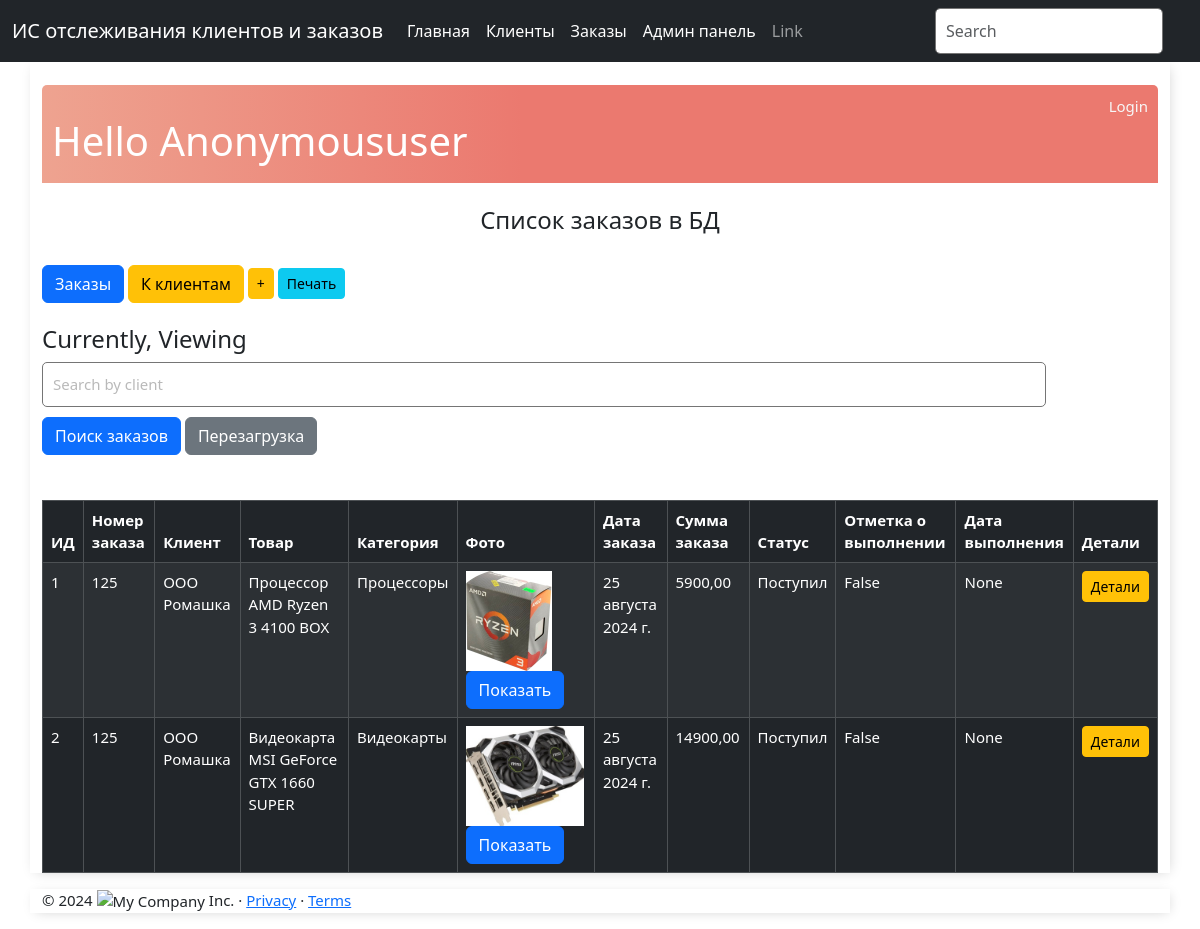
Before: /print_orders/ with the older database file.
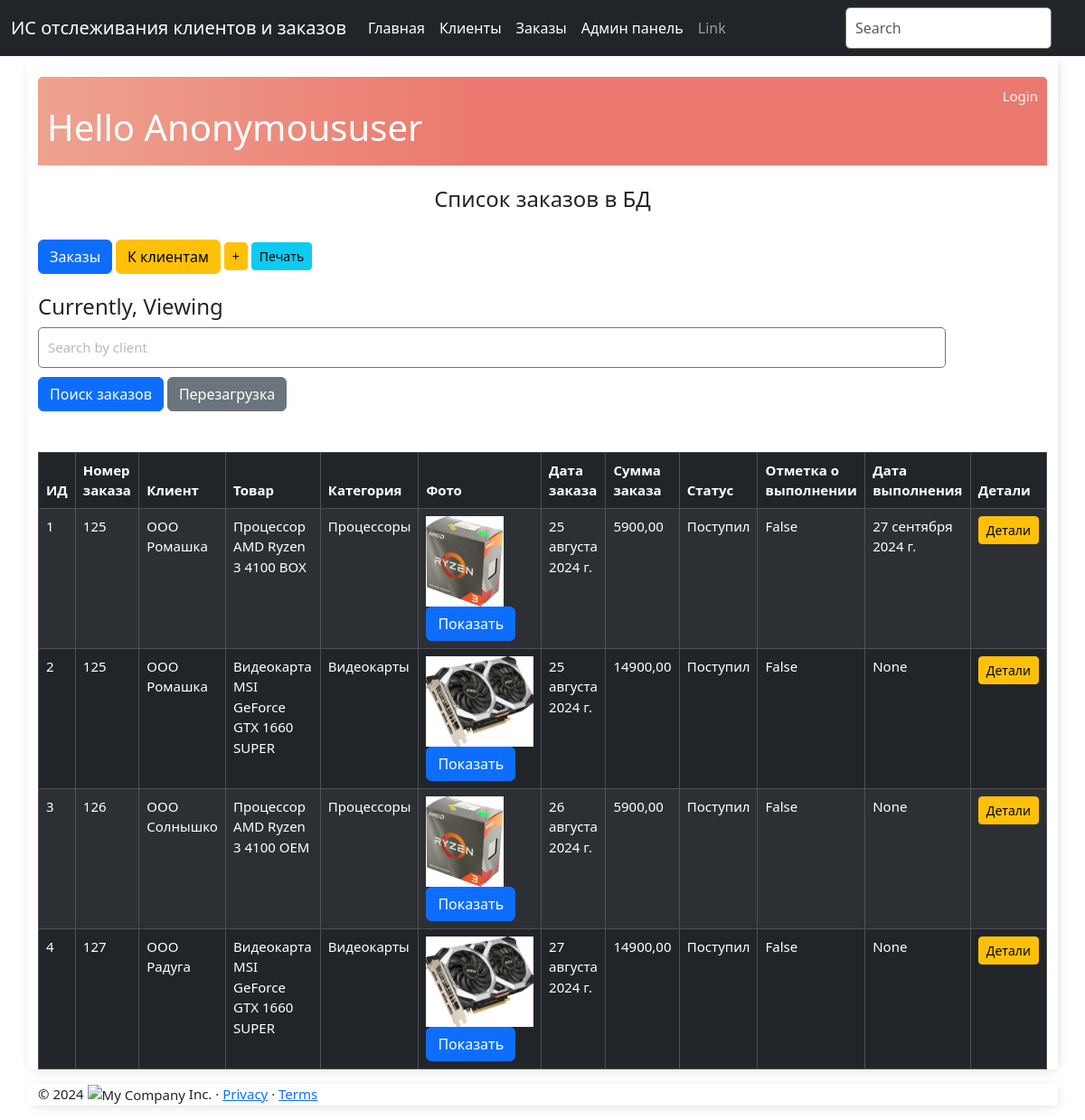
After: the same page with the newer database file.
### base_app/models.py (models this page shows, shortened)
class Order(models.Model):
    objects = None
    order_number = models.CharField(max_length=100, verbose_name='Номер заказа')
    client = models.ForeignKey(Client, on_delete=models.CASCADE, related_name='orders', verbose_name='Клиент')
    product = models.CharField(max_length=100, verbose_name="Товар")
    CATEGORY_CHOICES = [
        ('Процессоры', 'Процессоры'),
        ('Материнские платы', 'Материнские платы'),
        ('Видеокарты', 'Видеокарты'),
        ('Оперативная память', 'Оперативная память'),
        ('SSD-диски', 'SSD-диски'),
        ('HDD-диски', 'HDD-диски'),
        ('Блоки питания>', 'Блоки питания'),
    ]
    category = models.CharField(max_length=50, choices=CATEGORY_CHOICES, verbose_name='Категория')
    photo = models.ImageField(upload_to='images',
                              help_text="Введите фото",
                              verbose_name="Фото товара",
                              null=True, blank=True)
    order_date = models.DateField(verbose_name='Дата заказа')
    order_amount = models.DecimalField(verbose_name="Сумма заказа", max_digits=10, decimal_places=2)
    ORDER_STATUS_CHOICES = [
        ('Поступил', 'Поступил'),
        ('Выполняется', 'Выполняется'),
        ('Закрыт', 'Закрыт'),
    ]
    status = models.CharField(max_length=50, choices=ORDER_STATUS_CHOICES, verbose_name='Статус')
    completed = models.BooleanField(default=False, verbose_name='Заказ завершен')
    completion_date = models.DateField(null=True, blank=True, verbose_name='Дата завершения')
    class Meta:
        verbose_name = 'Заказ'
        verbose_name_plural = 'Заказы'

class Client(models.Model):
    objects = None
    name = models.CharField(max_length=100, verbose_name='Имя клиента')
    email = models.EmailField(verbose_name='Email')
    phone = models.CharField(max_length=15, verbose_name='Телефон')
    photo = models.ImageField(upload_to='images',
                              help_text="Введите фото",
                              verbose_name="Фото клиента",
                              null=True, blank=True)
    class Meta:
        verbose_name = 'Клиент'
        verbose_name_plural = 'Клиенты'

### base_app/views.py (the view)
# urls.py: path('print_orders/', views.print_orders, name='print_orders'), # печать списка заказов
def print_orders(request):
    orders = Order.objects.all()
    return render(request, 'order_list.html', {'orders': orders})

### templates/order_list.html (shortened to what this page needs)
{% extends 'base.html' %}
{% block content %}
<br>
<div class="header-bar">
    <div>
        <br>
        <h1>Hello {{ request.user|title }}</h1>
    </div>
    {% if request.user.is_authenticated %}
    <a href="{% url 'logout' %}">Logout</a>
    {% else %}
    <a href="{% url 'login' %}">Login</a>
    {% endif %}
</div>
<br>
<div class="row text-center text-dark lh-2">
    <h4>Список заказов в БД</h4>
</div>
<br>
<div class="button-group">
    <a href="{% url 'display_orders' %}" class="btn btn-primary btn-end" role="button">Заказы</a>
    <a href="{% url 'display_clients' %}" class="btn btn-warning" role="button">К клиентам</a>
    <a href="{% url 'add_order' %}" class="btn btn-warning btn-sm" role="button"> +</a>
    <a href="{% url 'print_orders' %}" class="btn btn-info btn-sm" onclick="window.print();">Печать</a>
</div>
<br>
<h4>Currently, Viewing {{ header }}</h4>
<form action="{% url 'search_orders' %}" method="GET">
    <input type="text" name="client" placeholder="Search by client">
    <div class="button-container">
        <button type="submit" class="btn btn-primary" name="button">Поиск заказов</button>
        <a href="{% url 'display_orders' %}" class="btn btn-secondary" role="button">Перезагрузка</a>
    </div>
</form><br>
<br>
{% if orders %}
    <table class="table table-dark table-hover table-striped table-bordered text-start">
            <thead>
                <tr>
                    <th>ИД</th>
                    <th>Номер заказа</th>
                    <th>Клиент</th>
                    <th>Товар</th>
                    <th>Категория</th>
                    <th>Фото</th>
                    <th>Дата заказа</th>
                    <th>Сумма заказа</th>
                    <th>Статус</th>
                    <th>Отметка о выполнении</th>
                    <th>Дата выполнения</th>
                    <th>Детали</th>
                </tr>
            </thead>
            <tbody>
                {% for order in orders %}
                    <tr>
                        <td>{{ order.pk }}</td>
                        <td>{{ order.order_number }}</td>
                        <td>{{ order.client.name }}</td>
                        <td>{{ order.product }}</td>
                        <td>{{ order.category }}</td>
                        <td>
                            {% if order.photo %}
                                <img src="{{ order.photo.url }}" alt="connect" style="max-height:100px">
                                <a href="{{ order.photo.url }}" class="btn btn-primary" target="_blank">Показать</a>
                            {% else %}
                                Фото отсутствует
                            {% endif %}
                        </td>
                        <td>{{ order.order_date }}</td>
                        <td>{{ order.order_amount }}</td>
                        <td>{{ order.status }}</td>
                        <td>{{ order.completed }}</td>
                        <td>{{ order.completion_date }}</td>
                        <td>
                            <a href="{% url 'order_detail' order.pk %}" class="btn btn-warning btn-sm" role="button"> Детали</a>
                        </td>
                    </tr>
                {% endfor %}
            </tbody>
        </table>
    {% else %}
      <p>В базе данных нет заказов </p>
    {% endif %}
{% endblock content %}

### templates/base.html (shortened to what this page needs)
<!DOCTYPE html>
<html lang="ru">
<head>
    {% load static %}
    <link rel="stylesheet" href="{% static '/css/main.css' %}">
    <link rel="stylesheet" href="{% static '/css/bootstrap.min.css' %}">
</head>
<body>
    <nav class="navbar navbar-expand navbar-dark bg-dark" aria-label="Second navbar example">
        <div class="container-fluid">
          <a class="navbar-brand" href="#">ИС отслеживания клиентов и заказов</a>
          <div class="collapse navbar-collapse" id="navbarsExample02">
            <ul class="navbar-nav me-auto">
              <li class="nav-item">
                <a class="nav-link active" aria-current="page" href="{% url 'index' %}">Главная</a>
              </li>
              <li class="nav-item">
                <a class="nav-link active" aria-current="page" href="{% url 'client_list' %}">Клиенты</a>
              </li>
              <li class="nav-item">
                <a class="nav-link active" aria-current="page" href="{% url 'order_list' %}">Заказы</a>
              </li>
              <li class="nav-item">
                 <a class="nav-link active" aria-current="page" href="{% url 'admin:index' %}">Админ панель</a>
              </li>
              <li class="nav-item">
                <a class="nav-link" href="#">Link</a>
              </li>
            </ul>
            <form>
              <input class="form-control" type="text" placeholder="Search" aria-label="Search">
            </form>
          </div>
        </div>
      </nav>
      <div class="container">
        {% block content %}
        {% endblock content %}
      </div>
    <footer class="container">
        <p>© 2024 <img src="{% static 'images/logo.jpg' %}" alt="My Company" width="100px" height="100px"> Inc. · <a href="#">Privacy</a> · <a href="#">Terms</a></p>
     </footer>
</body>
</html>

### static/css/main.css (style rules this page uses)
body { background: #FAFAFA; font-family: 'Roboto', sans-serif; }
.container { max-width: 550px; font-size: 15px; margin: auto; background: #ffff; -webkit-box-shadow: 2px 2px 13px -4px rgba(0, 0, 0, 0.21); box-shadow: 2px 2px 13px -4px rgba(0, 0, 0, 0.21); }
input { outline: none; border: none; }
.header-bar { display: flex; justify-content: space-between; color: #fff; padding: 10px; border-radius: 5px 5px 0 0; background: linear-gradient(90deg, #EEA390 0%, #EB796F 43%, #EB796F 100%); }
.header-bar a { color: rgb(247, 247, 247); text-decoration: none; }
input[type=text], input[type=password], textarea { border: 1px solid #757575; border-radius: 5px; padding: 10px; width: 90%; }
::placeholder { font-weight: 300; opacity: 0.5; }
.button-container { margin-top: 10px; }

Changed rows visible on the page:
changed Order "Процессор AMD Ryzen 3 4100 BOX": completion_date "None" → "27 сентября 2024 г."
added Order: pk "3", order_number "126", client.name "ООО Солнышко", product "Процессор AMD Ryzen 3 4100 OEM", category "Процессоры", photo (picture), order_date "26 августа 2024 г.", order_amount "5900,00", status "Поступил", completed "False", completion_date "None"
added Order: pk "4", order_number "127", client.name "ООО Радуга", product "Видеокарта MSI GeForce GTX 1660 SUPER", category "Видеокарты", photo (picture), order_date "27 августа 2024 г.", order_amount "14900,00", status "Поступил", completed "False", completion_date "None"
